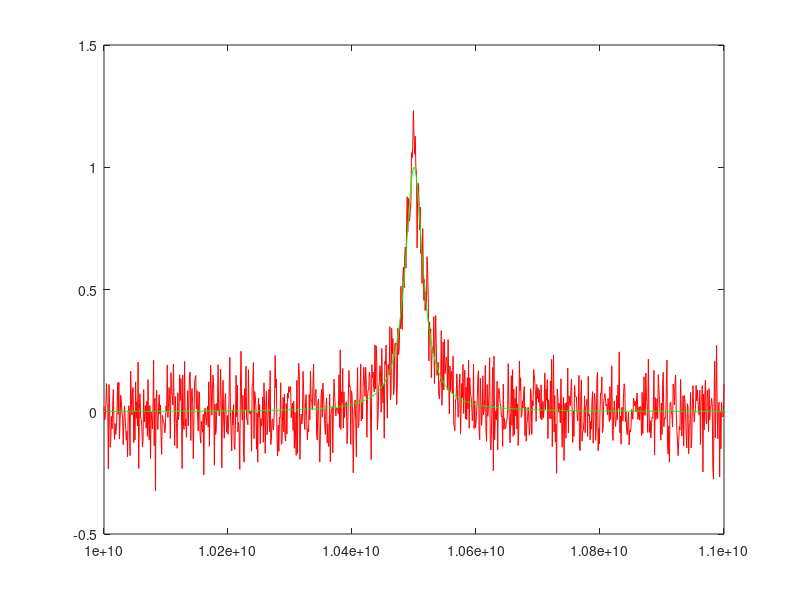
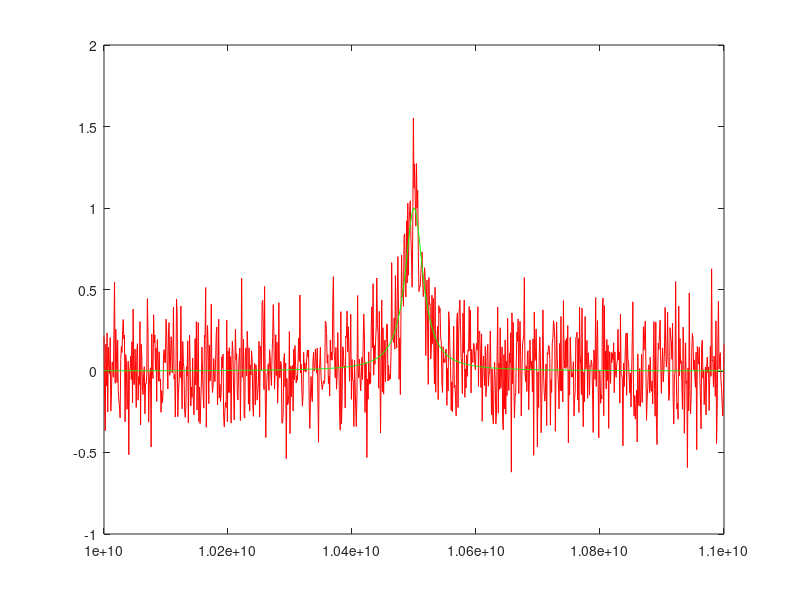
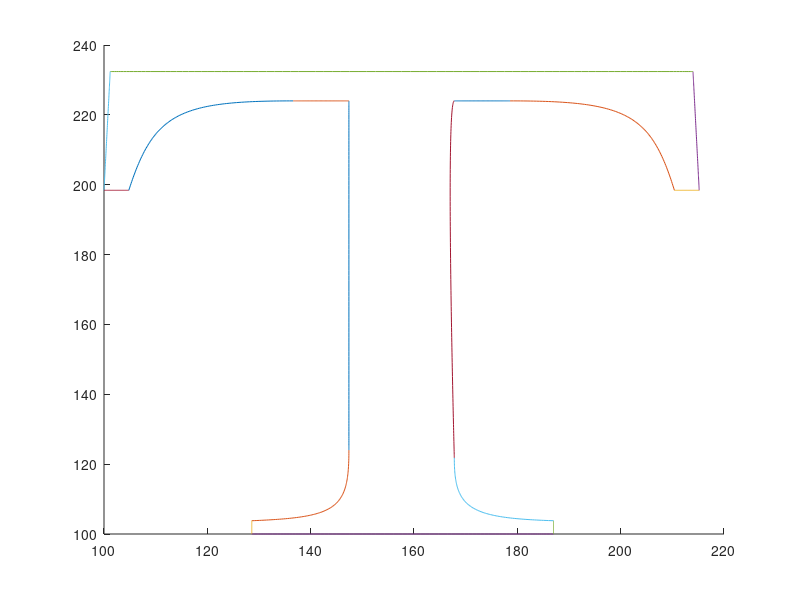
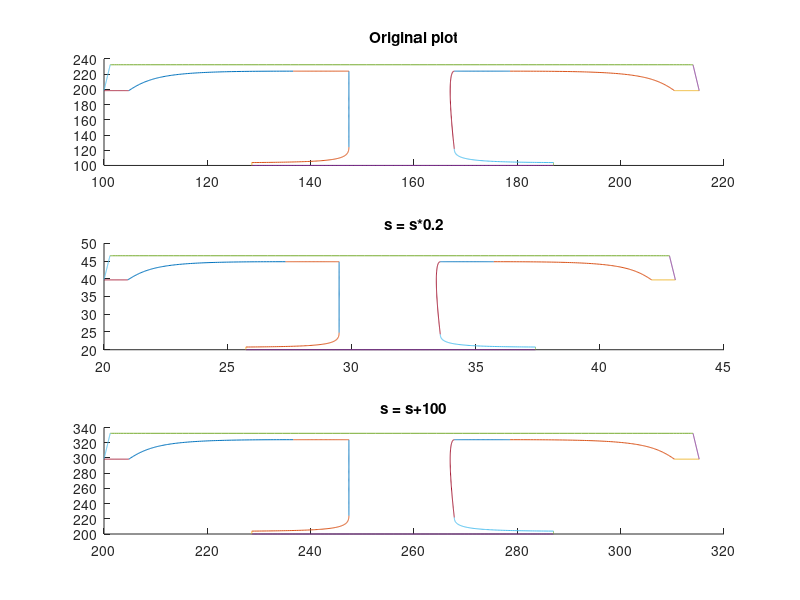

The MATLAB source for these figures, in order:
%% Lab 4
clear;
clc;
close all;

%% Set up the initial conditions
f=10e9:1e6:11e9; % Investigate frequencies between 10 GHz and 11 GHz
fb=10.5e9; % Set the Brillouin frequency at 10.5 GHz
delf=35e6; % The gain profile has a 35 MHz width
amp=1; % Set the initial amplitude to 1

 
%% Solve for and plot the Brillouin gain profile both with and without noise
bg=amp*(1+4*((f-fb)./delf).^2).^-1; % Calculate the Brillouin gain over the frequency range
lnoise=randn(size(f)); %Calculate the normally distributed noise
measured=0.1*lnoise+bg; % Add noise of standard deviation 0.1 to the gain profile
figure(1);
title('Noise of standard deviation 0.1');
plot(f,measured,'r',f,bg,'g'); % Plot the clean and the noisy data on the same graph

%% Add more noise
lnoise=randn(size(f));
measured=0.2*lnoise+bg;
figure(2);
title('Noise of standard deviation 0.2');
plot(f,measured,'r',f,bg,'g');

% Set up an anonymous function and search for a minimum
% Note that the function brillouin2 returns the sum of the squared error between the
%measured (noisy) data and the ideal curve. In this case x(1) corresponds to the
%amplitude of the Brillouin gain, x(2) corresponds to the Brillouin frequency scaled by a
%factor of 10GHz, and x(3) corresponds to the width of the profile and is scaled by a
%factor of 10MHz.
brillouin2=@(x) sum((measured-x(1)*(1+4*((f-x(2)*1e10)./(x(3)*1e7)).^2).^-1).^2);
[x,fval,exitflag,output]=fminsearch(brillouin2,[1,1.05,3.5])

%% Part A
% temp = 0;% from the first part
% n_level = 1.0; % initialize noise standard deviation
% freq_error = 0; 
% noise_std = 0; % in vector form
% freq_vec = 0; % in vector form
% 
% count = 1;
% 
% while(temp <= 2)
%     % Run new noise
%     % Record : standard deviation + frequency error
%     % Plot data + line of best fit (tools -> basic fitting)
%     % Identify the error limit on the graph
%     lnoise=randn(size(f));
%     measured=n_level*lnoise+bg;
%     figure(count);
%     title(['Noise of standard deviation ' num2str(n_level)]);
%     plot(f,measured,'r',f,bg,'g');
%     brillouin2=@(x) sum((measured-x(1)*(1+4*((f-x(2)*1e10)./(x(3)*1e7)).^2).^-1).^2);
%     [x,fval,exitflag,output]=fminsearch(brillouin2,[1,1.05,3.5])
%     
%     freq_error = abs(x(2)- 1.05)*1000; % in MHz
%     freq_vec(count) = freq_error;
%     noise_std(count) = n_level;
%     temp = freq_error/1; % 1Mhz/oC
%     n_level = n_level + 0.01;
%     count = count + 1;
% end
% 
% figure(count+1);
% title('The standard deviation of noise vs the frequency error');
% xlabel('Noise standard deviation');
% ylabel('Frequency error (MHz)');
% plot(noise_std, freq_vec,'r');
% grid on;
% 
% % the change happens at different values given different random noise!
% % typically greater than 1.0 and less than 2.0 of standard deviation

%% Part b)

s=[
237 620 237 620 237 120 237 120
237 120 237 35 226 24 143 19
143 19 143 19 143 0 143 0
143 0 143 0 435 0 435 0
435 0 435 0 435 19 435 19
435 19 353 23 339 36 339 109
339 109 339 108 330 620 339 620
339 620 339 620 393 620 393 620
393 620 507 620 529 602 552 492
552 492 552 492 576 492 576 492
576 492 576 492 570 662 570 662
570 662 570 662 6 662 6 662
6 662 6 662 0 492 0 492
0 492 0 492 24 492 24 492
24 492 48 602 71 620 183 620
183 620 183 620 237 620 237 620];

% rows : 16 lines
% per row: every two values represent a point
% start with : initial point, first control point, second control point,
% then end point
% [rows, columns] = size(s);
s= s*0.2;
s= s+100;

figure;
t=0:0.01:1;
for n=1:16
x1=s(n,1);y1=s(n,2);x2=s(n,3);y2=s(n,4);x3=s(n,5);y3=s(n,6);x4=s(n,7);y4=s(n,8);
bx=3*(x2-x1);
cx=3*(x3-x2)-bx;
dx=x4-x1-bx-cx;
by=3*(y2-y1);
cy=3*(y3-y2)-by;
dy=y4-y1-by-cy;
x=x1+bx*t+cx*t.^2+dx*t.^3;
y=y1+by*t+cy*t.^2+dy*t.^3;
hold on
plot(x,y)
end

% s = s*0.2
s1= s*0.2;
figure;
subplot(3,1,2);
title('s = s*0.2');
t=0:0.01:1;
for n=1:16
x1=s1(n,1);y1=s1(n,2);x2=s1(n,3);y2=s1(n,4);x3=s1(n,5);y3=s1(n,6);x4=s1(n,7);y4=s1(n,8);
bx=3*(x2-x1);
cx=3*(x3-x2)-bx;
dx=x4-x1-bx-cx;
by=3*(y2-y1);
cy=3*(y3-y2)-by;
dy=y4-y1-by-cy;
x=x1+bx*t+cx*t.^2+dx*t.^3;
y=y1+by*t+cy*t.^2+dy*t.^3;
hold on
plot(x,y)
end

subplot(3,1,3);
title('s = s+100');
s2 = s + 100;
t=0:0.01:1;
for n=1:16
x1=s2(n,1);y1=s2(n,2);x2=s2(n,3);y2=s2(n,4);x3=s2(n,5);y3=s2(n,6);x4=s2(n,7);y4=s2(n,8);
bx=3*(x2-x1);
cx=3*(x3-x2)-bx;
dx=x4-x1-bx-cx;
by=3*(y2-y1);
cy=3*(y3-y2)-by;
dy=y4-y1-by-cy;
x=x1+bx*t+cx*t.^2+dx*t.^3;
y=y1+by*t+cy*t.^2+dy*t.^3;
hold on
plot(x,y)
end

subplot(3,1,1)
title('Original plot');
t=0:0.01:1;
for n=1:16
x1=s(n,1);y1=s(n,2);x2=s(n,3);y2=s(n,4);x3=s(n,5);y3=s(n,6);x4=s(n,7);y4=s(n,8);
bx=3*(x2-x1);
cx=3*(x3-x2)-bx;
dx=x4-x1-bx-cx;
by=3*(y2-y1);
cy=3*(y3-y2)-by;
dy=y4-y1-by-cy;
x=x1+bx*t+cx*t.^2+dx*t.^3;
y=y1+by*t+cy*t.^2+dy*t.^3;
hold on
plot(x,y)
end
%% Question
% The character 'T' is represented by the above array
% The effect is the character is scale by a factor of 0.2
% The effect is the character shifts 100 units along both x/y directions 
% Create or find (indicate your source) another array to produce another
% character

% S
s = [0.0  591.0 0.0 864.0 1000.0  864.0 1000.0  591.0 
    1000.0 591.0 1000.0  591.0 1000.0 45.0 1000.0 45.0
    1000.0 45.0 1000.0 45.0 727.0 45.0 727.0 45.0
    727.0 45.0 727.0 45.0 727.0 136.0 727.0 136.0
    727.0 136.0 727.0 0.0 0.0 0.0 0.0 227.0
    0.0 227.0 0.0 545.0 727.0 545.0 727.0 364.0
    727.0  364.0 727.0  500.0 727.0  500.0  727.0 545.0
    727.0  545.0 727.0  727.0 272.0  727.0 272.0  592.0
    272.0  592.0 272.0  592.0   0.0  592.0   0.0  592.0
    636.0  280.0 636.0  90.0 136.0  119.0 136.0  250.0
    136.0  250.0 136.0  437.0 636.0 437.0 636.0 280.0];

figure;
title('Original plot');
t=0:0.01:1;
for n=1:11
x1=s(n,1);y1=s(n,2);x2=s(n,3);y2=s(n,4);x3=s(n,5);y3=s(n,6);x4=s(n,7);y4=s(n,8);
bx=3*(x2-x1);
cx=3*(x3-x2)-bx;
dx=x4-x1-bx-cx;
by=3*(y2-y1);
cy=3*(y3-y2)-by;
dy=y4-y1-by-cy;
x=x1+bx*t+cx*t.^2+dx*t.^3;
y=y1+by*t+cy*t.^2+dy*t.^3;
hold on
plot(x,y)
end

